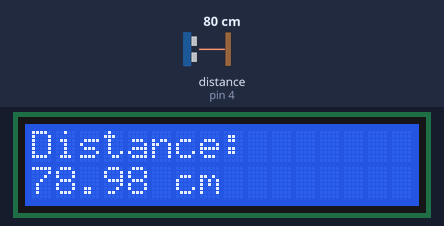
A sketch run on a simulated Arduino Uno, built with avr-gcc and run on an emulated ATmega328P. Shown: 16×2 character LCD. Wiring (inferred from the names in the program): ultrasonic range finder: trigger pin 2; echo pin 4. The inputs (shaded band) are chosen by the test bench; at power-on: distance to the obstacle (sensor on pin 4) 80 cm. The echo pulse lasts 58.3 µs per cm.

Above: at 1.2 s.
1.3 s: distance to the obstacle (sensor on pin 4) set to 4 cm
At 2.7 s:
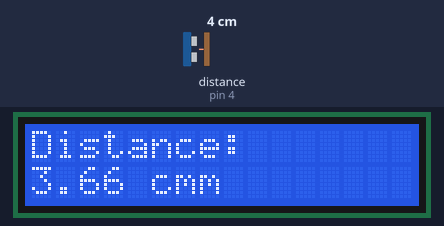
3.1 s: distance to the obstacle (sensor on pin 4) set to 18 cm
At 4.2 s:
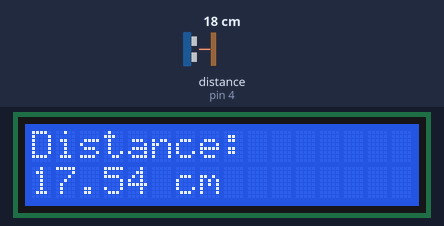
4.7 s: distance to the obstacle (sensor on pin 4) set to 2 cm
At 5.13 s:
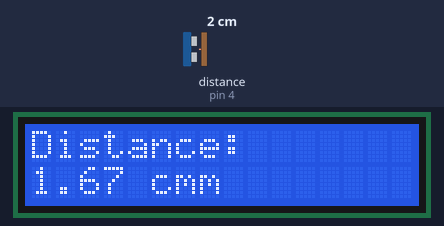
Timing chart, 0 to 7.7 s (numbered marks = the images above; inputs shaded):
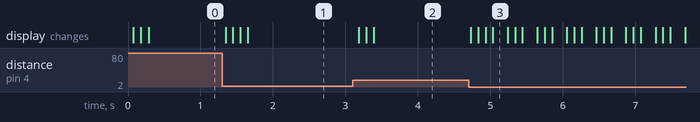

The sketch:

Job10.ino
```cpp
#include <LiquidCrystal.h>

// Initialise l'écran LCD avec les broches appropriées
LiquidCrystal lcd(7, 8, 9, 10, 11, 12);

// Initialise les broches pour le capteur de distance
const int trigPin = 2;
const int echoPin = 4;

void setup() {
  // Configure les broches du capteur de distance
  pinMode(trigPin, OUTPUT);
  pinMode(echoPin, INPUT);

  // Initialise l'écran LCD
  lcd.begin(16, 2);
  lcd.setCursor(0, 0);
  lcd.print("Distance: ");
}

void loop() {
  // Envoie un signal à ultrasons pour mesurer la distance
  digitalWrite(trigPin, LOW);
  delayMicroseconds(2);
  digitalWrite(trigPin, HIGH);
  delayMicroseconds(10);
  digitalWrite(trigPin, LOW);

  // Lit la durée de l'écho pour calculer la distance
  long duration = pulseIn(echoPin, HIGH);
  float distance = duration * 0.034 / 2;

  // Affiche la distance sur l'écran LCD
  lcd.setCursor(0, 1);
  lcd.print(distance);
  lcd.print(" cm");
  delay(100);
}
```

Measured:
- after the input at 1.3 s, the display: changes after 0.05 s (image 1)
- after the input at 3.1 s, the display: first changes after 0.09 s (image 2 shows a later state)
- after the input at 4.7 s, the display: first changes at once (image 3 shows a later state)
